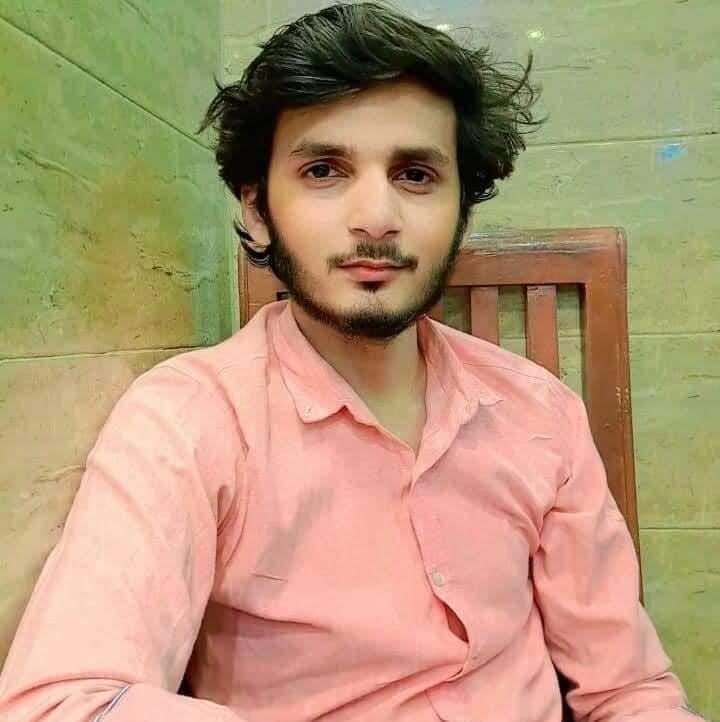
#> input picture assets/Noor.jpg, 720 x 722 px, given in place of the camera
$ python motion_intrusion_detection.py
#> lines starting #> are read from the running program, lines starting #| are printed output that depends on the picture
import cv2
import time

class MotionDetector:
    def __init__(self, sensitivity=500):
#> in process_motion_detection, frame is the input picture: shape (722, 720, 3); mean B, G, R 118.1, 151.7, 178.9
        self.first_frame = None
        self.sensitivity = sensitivity

    def detect_motion(self, frame):
        gray = cv2.cvtColor(frame, cv2.COLOR_BGR2GRAY)
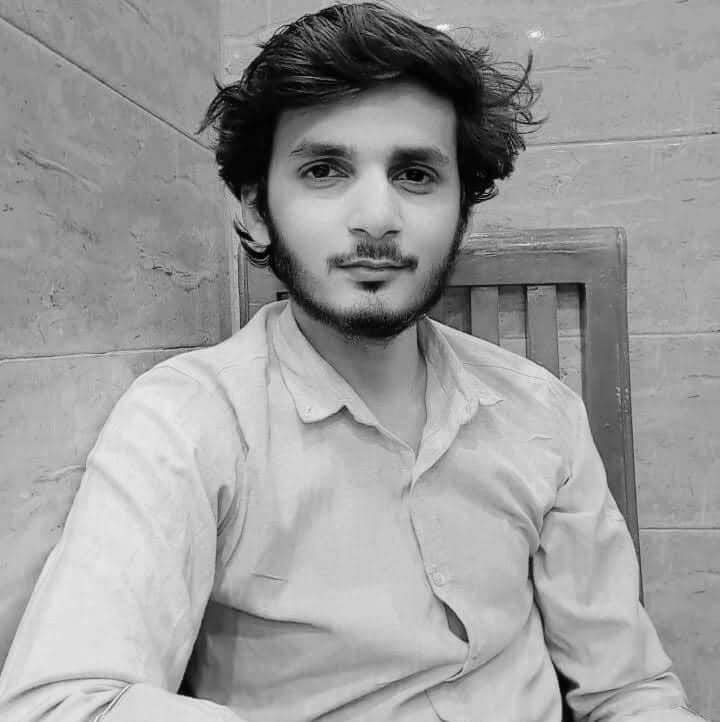
#> gray: shape (722, 720); min 0, max 248, mean 156
        gray = cv2.GaussianBlur(gray, (21, 21), 0)
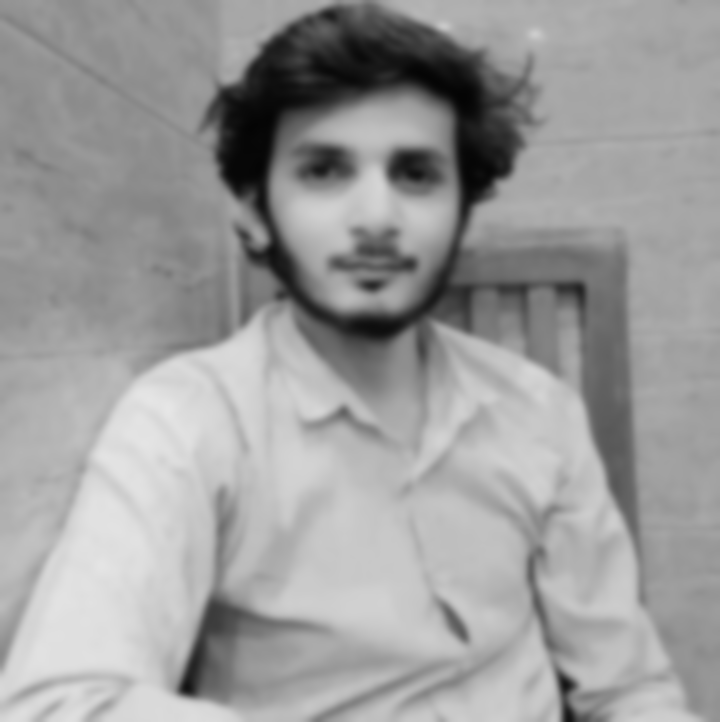
#> gray: shape (722, 720); min 4, max 230, mean 156
        if self.first_frame is None:
            self.first_frame = gray
            return None, None

        frame_delta = cv2.absdiff(self.first_frame, gray)
        thresh = cv2.threshold(frame_delta, 25, 255, cv2.THRESH_BINARY)[1]
        thresh = cv2.dilate(thresh, None, iterations=2)
        contours, _ = cv2.findContours(thresh.copy(), cv2.RETR_EXTERNAL, cv2.CHAIN_APPROX_SIMPLE)

        motion_detected = False
        for contour in contours:
            if cv2.contourArea(contour) < self.sensitivity:
                continue
            motion_detected = True
            (x, y, w, h) = cv2.boundingRect(contour)
            cv2.rectangle(frame, (x, y), (x + w, y + h), (0, 255, 0), 2)

        return frame, motion_detected

def process_motion_detection():
    motion_detector = MotionDetector()
    camera = cv2.VideoCapture(0)

    while True:
        ret, frame = camera.read()
        if not ret:
            break
        processed_frame, motion_detected = motion_detector.detect_motion(frame)

        if motion_detected:
            print("Motion detected. Triggering intrusion detection.")
            # Pass this to the intrusion detection and recognition module
            # intrusion_recognition.process_intrusion(frame)

        cv2.imshow("Security Feed", processed_frame)
        key = cv2.waitKey(1) & 0xFF
#> (key q is pressed here)

        if key == ord('q'):
            break

    camera.release()
    cv2.destroyAllWindows()

if __name__ == "__main__":
    process_motion_detection()
